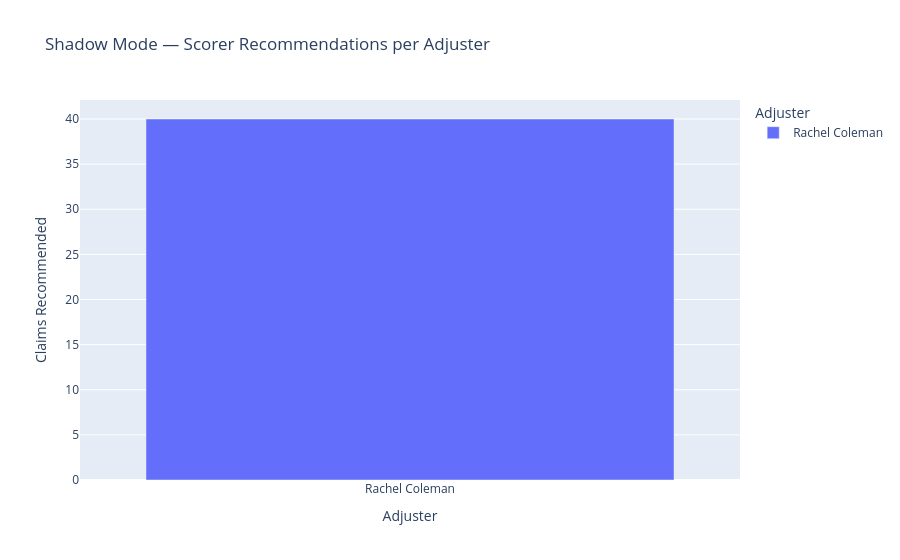

Here is the notebook cell this chart was saved with:
### Code cell
# ── Top scorer distribution across shadow claims ──────────────────────────────
top1_dist = df_shadow["scorer_top1_name"].value_counts().reset_index()
top1_dist.columns = ["Adjuster", "Claims Recommended"]
print("\nScorer recommendations:")
print(top1_dist.to_string(index=False))

fig = px.bar(top1_dist, x="Adjuster", y="Claims Recommended",
             title="Shadow Mode — Scorer Recommendations per Adjuster",
             color="Adjuster")
fig.show()

print(f"\nNext step: run live for 60 days, compare FTR on scorer-routed vs")
print(f"control-group claims (existing routing). Report FTR delta.")

### Figure 1 — Plotly figure (JSON) as saved in the notebook; plotly's stock layout.template omitted (floating-point values rounded to 4 significant figures)
{"data": [{"alignmentgroup": "True", "hovertemplate": "Adjuster=%{x}<br>Claims Recommended=%{y}<extra></extra>", "legendgroup": "Rachel Coleman", "marker": {"color": "#636efa", "pattern": {"shape": ""}}, "name": "Rachel Coleman", "offsetgroup": "Rachel Coleman", "orientation": "v", "showlegend": true, "textposition": "auto", "type": "bar", "x": ["Rachel Coleman"], "xaxis": "x", "y": [40], "yaxis": "y"}], "layout": {"barmode": "relative", "legend": {"title": {"text": "Adjuster"}, "tracegroupgap": 0}, "title": {"text": "Shadow Mode — Scorer Recommendations per Adjuster"}, "xaxis": {"anchor": "y", "categoryarray": ["Rachel Coleman"], "categoryorder": "array", "domain": [0.0, 1.0], "title": {"text": "Adjuster"}}, "yaxis": {"anchor": "x", "domain": [0.0, 1.0], "title": {"text": "Claims Recommended"}}}}
